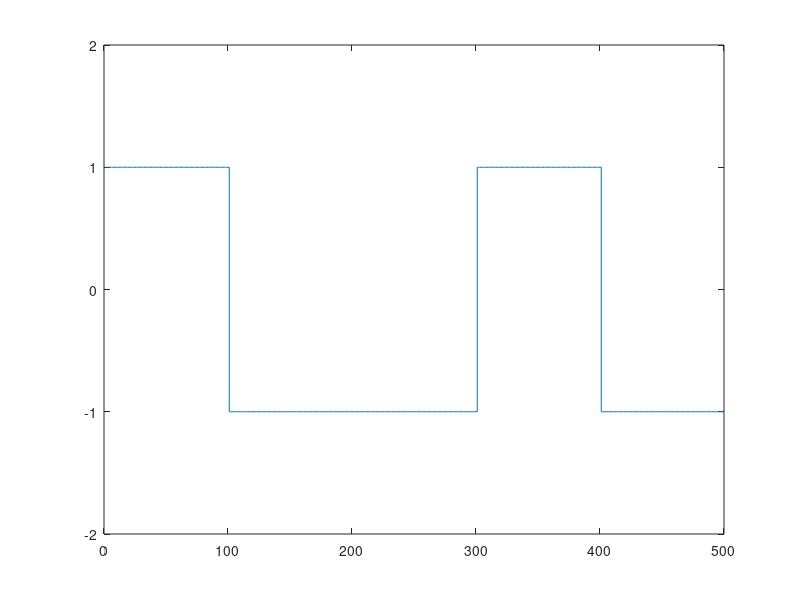
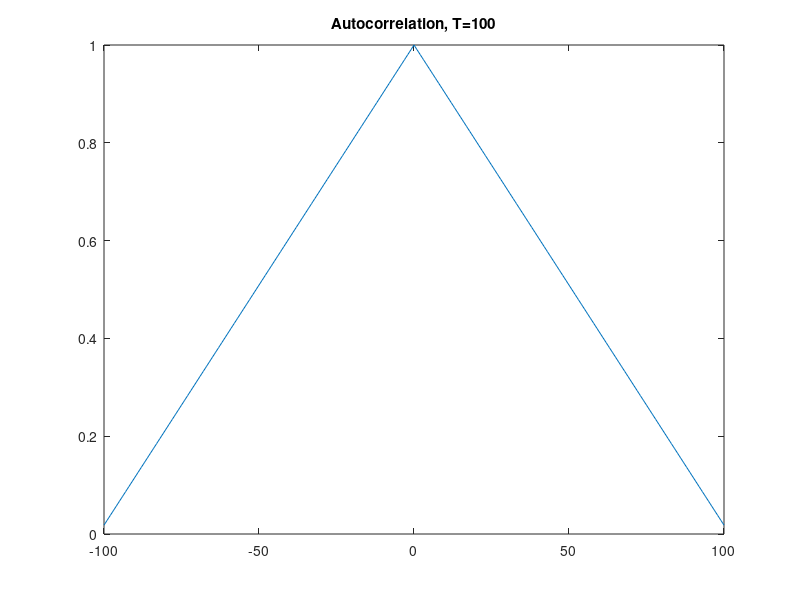
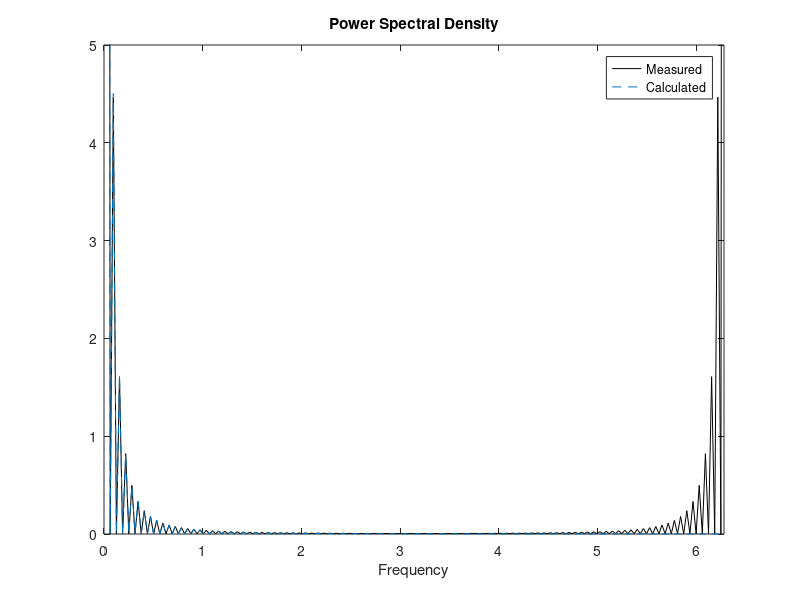

Write the MATLAB code that produced these figures, in order.
clear; close all; clc;

t = 10000;
T = 100;
Y = rand(1,t);

binaryMatrix = [];

for i= 1:t
    if(Y(i) > .5)
        binaryMatrix = horzcat(binaryMatrix,ones(1,T));
    else
        binaryMatrix = horzcat(binaryMatrix,(zeros(1,T)-1));
    end
end

% binary transmission plot
% Plot subset of matrix to get the idea
figure(1)
stairs(binaryMatrix(1:500));
ylim([-2 2])

% Auto correlation
max_lag = 100;
[Ryy, lags] = xcorr(binaryMatrix, max_lag, 'unbiased');

figure(2);
plot(lags,Ryy);
str = sprintf('Autocorrelation, T=%d',T);
title(str);

% Power Spectrum
w = linspace(0,2*pi, length(lags));
Sxw = 4.*(sin(w*T/2).^2)./(T.*w.^2);

figure(3);
plot(w,abs(fft(Ryy)),'k');
hold on;
plot(w,Sxw,'--');
hold off;

ylim([0 5]);
xlim([0 2*pi]);
xlabel('Frequency');
title('Power Spectral Density');
legend('Measured','Calculated');